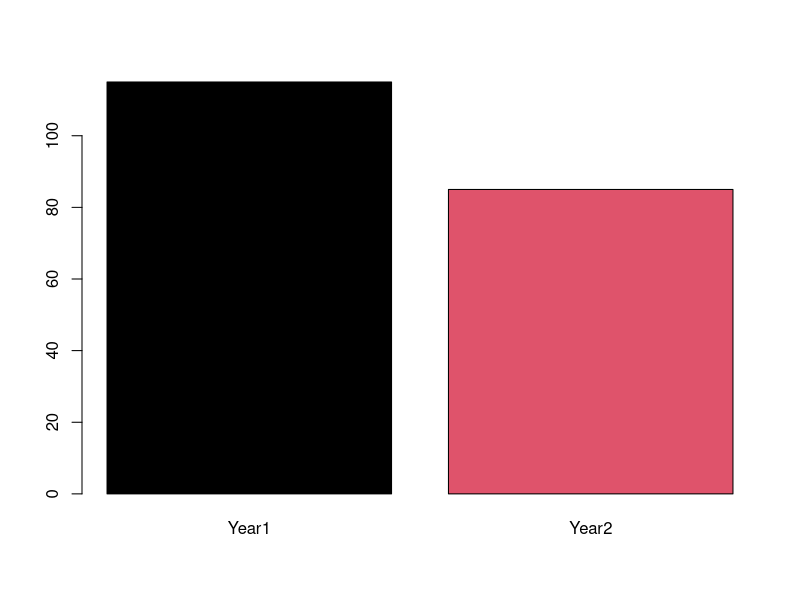
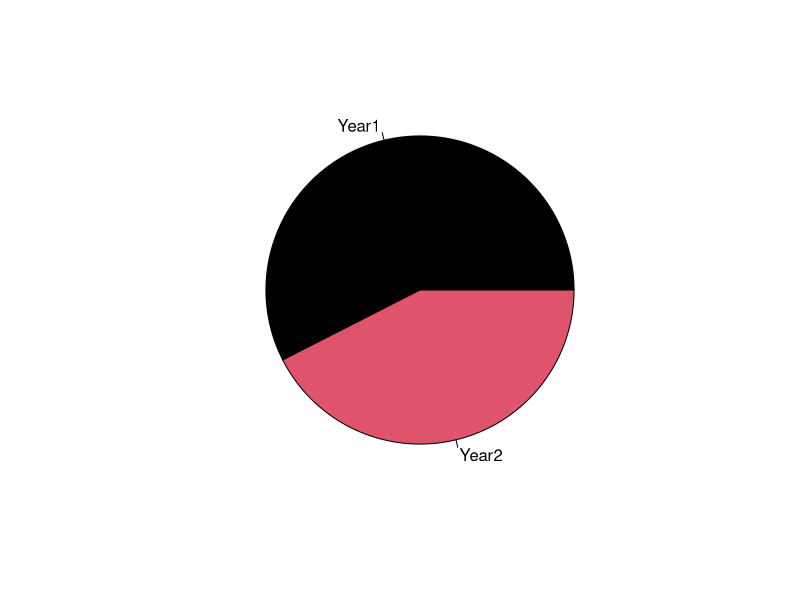
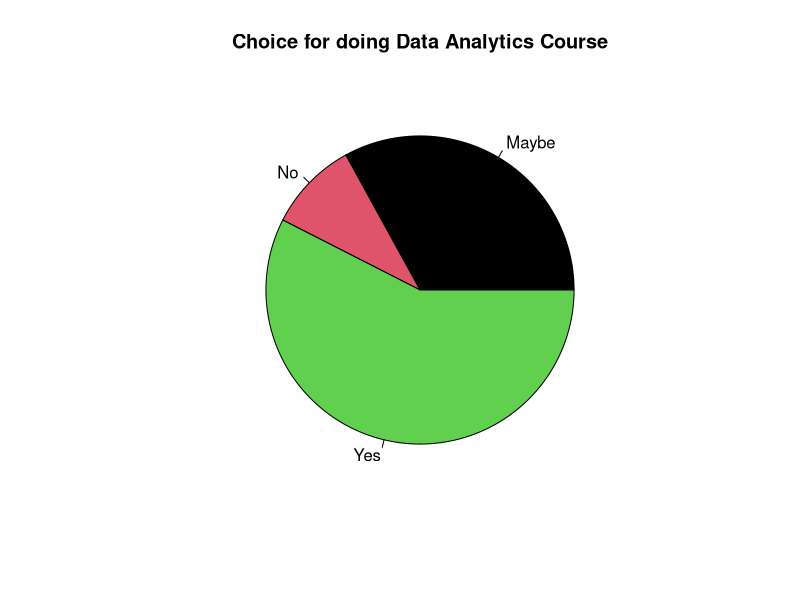
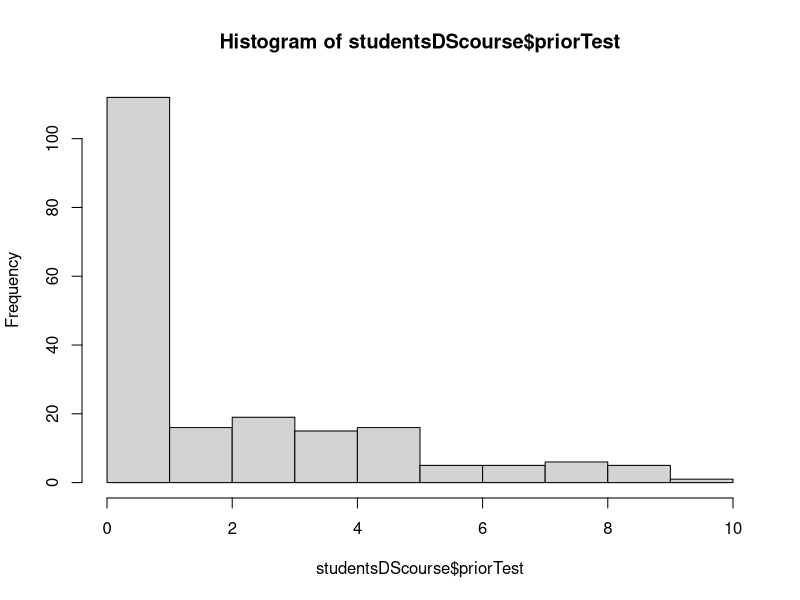
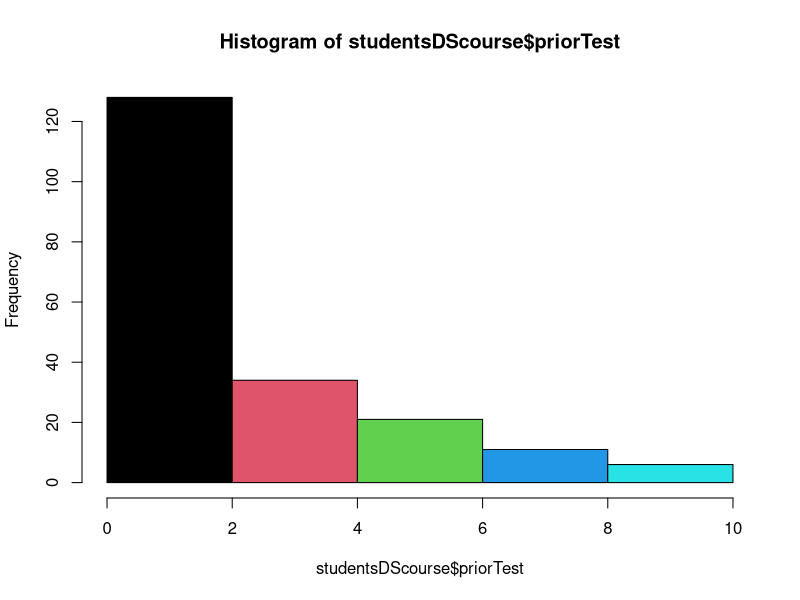
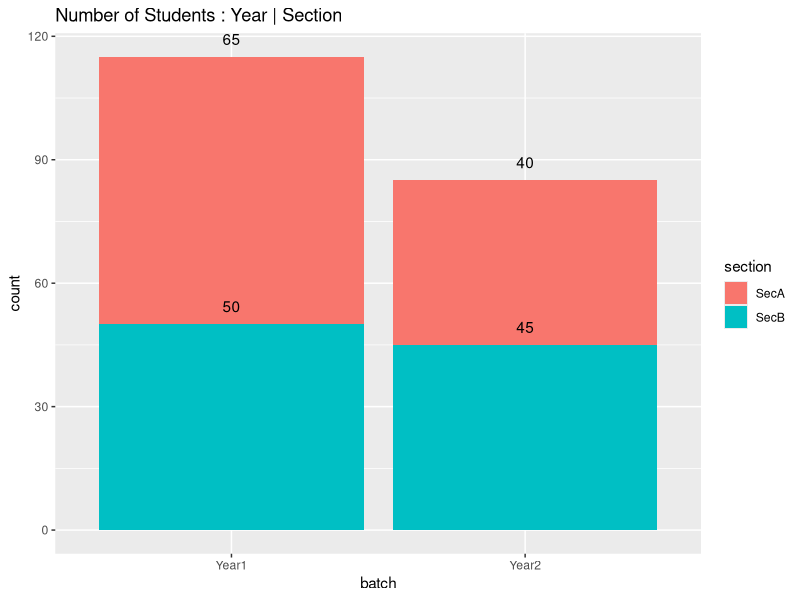
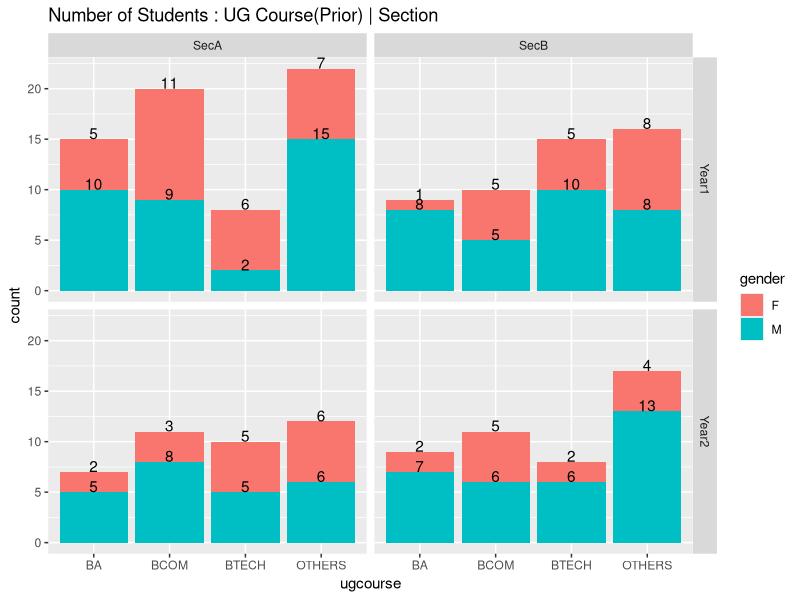
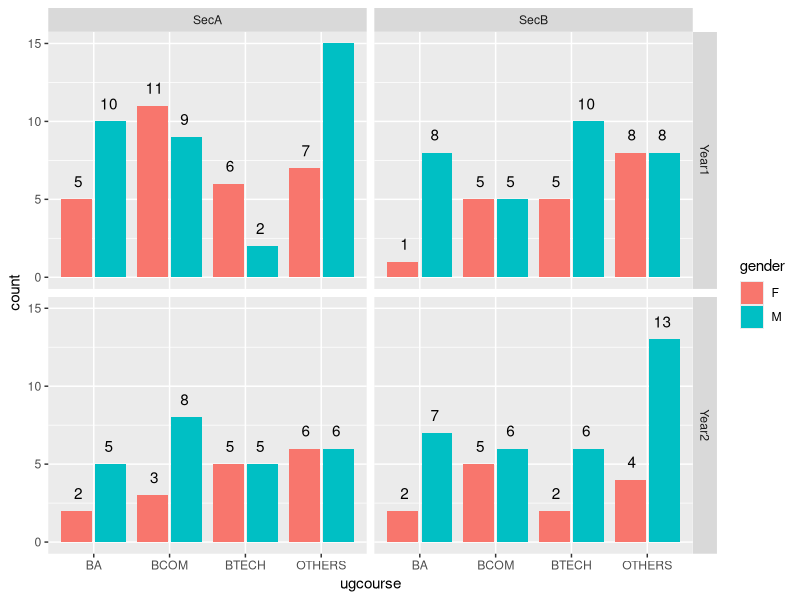

These charts were generated, in order, by the following R code:
#case - Visualisation

#libraries----
library(dplyr)
library(ggplot2)
library(reshape2)

#MBA students from 2 year course, each has 2 sections; two Genders, 
#Profile of Students
n=200
(rollno = 101:(100+n))
#set.seed(100)
(gender = sample(c('M','F'), size=n, replace=T, prob=c(.6, .4)))
#set.seed(101)
(batch = sample(c('Year1','Year2'), size=n, replace=T, prob=c(.6, .4)))
#set.seed(102)
(section = sample(c('SecA','SecB'), size=n, replace=T, prob=c(.5, .5)))
#set.seed(103)
(ugcourse = sample(c('BTECH','BCOM','BA', "OTHERS"), size=n, replace=T, prob=c(.2, .3, .2, .3)))
#set.seed(104)
(ugscore = round(rnorm(100, mean=63, sd=10),0))

students = data.frame(rollno, gender, batch, section, ugcourse, ugscore)

students %>% group_by(batch) %>% tally() #s1
students %>% group_by(batch, gender) %>% tally() #s2
students %>% group_by(batch, section) %>% tally() #s3
students %>% group_by(batch, section, gender) %>% tally() #s4
students %>% group_by(batch, ugcourse) %>% tally() #s5
(s6 <- students %>% group_by(batch, section, gender, ugcourse) %>% summarise(meanUGscore = mean(ugscore, na.rm=T))) #s6



#data1
#Survey was conducted to take view of Student as to level of the knowledge they had on Data Analytics
ratings = c('Excellent','VeryGood', 'Good','Satisfactory', 'Poor')
rev(ratings)
(fratings = factor(x=ratings, ordered=T, levels=rev(ratings)))
#set.seed(123)
(klevels1 = sample(fratings, size=n, replace=T, prob=c(.02, .1, .2,.48,.2)))
table(klevels1)

#Qs asked as to how many wanted to learn Data Analytics so that a central programme could be conducted
#set.seed(123)
(learnDA = sample(c('Yes','No', 'Maybe'), size=n, replace=T, prob=c(.6, .1,.3)))

#A online quiz was conducted to assess the knowledge, it was planned that same/similar test be conducted if the training was conducted to see the improvement: prior-test results were as follows
(prob1 = c(.2, .395, rep(.075,4), rep(.025,4),0.005)); sum(prob1); length(prob1)
#set.seed(123)
(priorTest = sample(x=0:10, size=n, replace=T, prob=prob1))
table(priorTest)

#should the course be conducted if it is important for MBA Students ?????

#Half way through Qs was asked and similar quiz test was conducted with a feedback to know student satisfaction
(prob2 = c(.05, .09, rep(.09,4), rep(.1,4),0.1)); sum(prob2); length(prob2)
#set.seed(123)
(midTest = sample(x=0:10, size=n, replace=T, prob=prob2))
table(midTest)

#End of the course quiz and feedback was collected
(prob3 = c(.0005, .005, rep(.05,4), rep(.14,4),0.2345)); sum(prob3); length(prob3)
#set.seed(123)
(endTest = sample(x=0:10, size=n, replace=T, prob=prob3))
table(endTest)
#ratings of knowledge 
fratings
#set.seed(123)
(klevels2 = sample(fratings, size=n, replace=T, prob=c(.3, .3, .24,.15,.01)))
table(klevels2)

#how does institution and student feel about the program
dscourse = data.frame(rollno, klevels1, klevels2, learnDA, priorTest, midTest, endTest)
head(dscourse)

#more analysis - gender wise
#end ----------------------------------------------------
#graphs
students
str(students)
dscourse
studentsDScourse = merge(students, dscourse)  #merge two data
head(studentsDScourse)
str(studentsDScourse)
#------------------------export / import data-----------
#write.csv(studentsDScourse,'data/DScourse.csv', row.names = F)
#data1 = read.csv('data/DScourse.csv')
#str(data1)

#visualise-----
#baseplot
(g1a <- barplot(table(studentsDScourse$batch), col=1:2))
(g1b <- pie(table(studentsDScourse$batch), col=1:2))
(g1c <- pie(table(studentsDScourse$learnDA), col=1:3, main='Choice for doing Data Analytics Course'))
(g1d <- hist(studentsDScourse$priorTest))
(g1e <- hist(studentsDScourse$priorTest, breaks=5, col=1:5))


#ggplot

(g2a <- ggplot(students, aes(x=batch, fill=section)) + stat_count( geom = "bar") + geom_text(stat='count', aes(label=..count..), vjust=-1, position = 'stack')  +  ggtitle("Number of Students : Year | Section" ))

(g2b <- ggplot(students, aes(x=ugcourse, fill=gender)) + stat_count( geom = "bar", show.legend = T) + facet_grid(batch ~ section) +  ggtitle("Number of Students : UG Course(Prior) | Section" ) + geom_text(stat='count', aes(label=..count..), vjust=0, position = 'stack'))

(g2c <- ggplot(students, aes(x=ugcourse, fill=gender)) + stat_count( geom = "bar", show.legend = T, position=position_dodge2(.8, preserve = "single")) + facet_grid(batch ~ section) + geom_text(stat='count', aes(label=..count..), vjust=-1, position = position_dodge2(.8)))

head(s6)
(g2d <- ggplot(s6, aes(x=ugcourse, fill=gender, y=meanUGscore)) + geom_bar(stat='identity', position=position_dodge2(.7, preserve = "single")) + facet_grid(batch ~ section) + ggtitle('Mean UG Score : Year - Section | Gender wise') + geom_text(aes(label=round(meanUGscore,0), y=meanUGscore), vjust=-1, position = position_dodge2(.8)))
#mean UG Scores : Year - Section | Gender wise

#Stage-1 : Before Course
bc =c('learnDA', 'klevels1', 'priorTest')
profile = c('batch','section','gender','ugcourse')
head(studentsDScourse[,c('rollno', profile, bc)])
(g2a <- ggplot(studentsDScourse, aes(x=klevels1, fill=learnDA)) + stat_count( geom = "bar",position=position_dodge2(.7, preserve = "single")) + geom_text(stat='count', aes(label=..count..), vjust=-1, position= position_dodge2(.7, preserve = 'single')) +  facet_grid(batch ~ section) + ggtitle('Students with Different Knowledge Levels Wanting to Learning Data Analyitcs \n Knowledge Levels vs Count | Batch vs Sections')  + ylim(c(0,20))  + guides(ylab='Count') + labs(fill='Student Choice') + xlab("Knowledge Levels"))

(g2b <- ggplot(studentsDScourse, aes(x=klevels1, fill=learnDA)) + stat_count( geom = "bar", position=position_dodge2(.7, preserve = "single")) + geom_text(stat='count', aes(label=..count..), vjust=-1, position= position_dodge2(.7, preserve = 'single')) +  facet_grid(batch + section  ~ gender) + ylim(c(0,15)) + labs(fill='Student Choice') + ggtitle('Students with Different Knowledge Levels Wanting to Learning Data Analyitcs \n Knowledge Levels vs Count | Batch vs Sections vs Gender') + theme(legend.position = 'top',legend.direction = "horizontal") + scale_fill_manual(values=c("blue", "red", "green")) + xlab("Knowledge Levels"))

#---
(g2c <- ggplot(studentsDScourse, aes(x=learnDA, fill=learnDA)) + stat_count( geom = "bar", position=position_dodge2(.7, preserve = "single")) + geom_text(stat='count', aes(label=..count..), vjust=-1, position= position_dodge2(.7, preserve = 'single')) + labs(title='Total Summary of Choices for DS Coursees'))

#see the prior test score - histogram
(g3a <- ggplot(studentsDScourse, aes(x=priorTest)) + geom_histogram(position="identity", fill="blue", color='black', alpha=0.2, bins = 10) +  facet_grid(batch ~ section) + ggtitle("Test Scores prior to Course : Score vs Count | Batch vs Section") + xlab('Test Score from 10') )

#using stat_bin and labels
(g3b <- ggplot(studentsDScourse, aes(x=priorTest)) +   stat_bin(breaks=c(0,2,4,6,8,10), fill='green', color='red') + stat_bin(breaks=c(0,2,4,6,8,10), geom='text', aes(label=..count..), pad=T) +  facet_grid(batch ~ section) + ggtitle("Test Scores prior to Course : Score vs Count | Batch vs Section") + xlab('Test Score from 10') )

(g3b <- ggplot(studentsDScourse, aes(x=priorTest)) +   stat_bin(breaks=c(0,2,4,6,8,10), fill='green', color='red', closed='left') + stat_bin(breaks=c(0,2,4,6,8,10), geom='text', aes(label=..count..), pad=T) +  facet_grid(ugcourse ~ batch) + ggtitle("Test Scores prior to Course : Score vs Count | Batch vs Section") + xlab('Test Score from 10') )

#Course in 
options(digit=2)
(g3c <- ggplot(studentsDScourse, aes(x= priorTest)) +   geom_bar(aes(y = ..prop.., ), stat="count", fill='green', colour='red', alpha=.5 ) +  geom_text(aes(label = scales::percent(..prop..,2), y= ..prop..), stat= "count", vjust = -.5) + ggtitle("Test Scores prior to Course : Score vs Count | Batch vs Section") +  facet_grid(batch ~ section) + scale_y_continuous(name="Percentage of Students", labels=scales::percent_format(accuracy=1), limits =c(0,.6)) + xlab('Test Score from 10'))
#ggsave("hist.png", p, height=4, width=6, dpi=150) #save last graph

#Institute feels that everyone should do the course and the course should be made part of the curriculum with graded subject
#Huge demand of Data Analytics, Present skill level of student is below average


#training is conducted. Interim test is taken and a final test to assess the learning in Data Analytics
names(studentsDScourse)
tests = c('priorTest', 'midTest', 'endTest')
profile

studentsScore = studentsDScourse[, c('rollno', profile, tests)]
melt1 <- melt(studentsScore, id.vars = c('rollno',profile))
head(melt1); dim(melt1)
table(melt1$variable)
(mu <- melt1 %>% group_by(variable) %>% summarise(mscore = mean(value, na.rm=T)))
breaks1=c(0,2,4,6,8)
(g4a <- ggplot(data=melt1, aes(x=value)) +  stat_bin(aes(fill=variable), breaks=breaks1, color='red') + stat_bin(breaks=breaks1, geom='text', aes(label=..count..), pad=T)  +  facet_wrap(. ~ variable, ncol=1) + ggtitle("Test Scores prior/mid/end to Course : Score Distribution vs Count | Time Intervals ") + xlab('Test Score from 10') + geom_vline(data=mu, aes(xintercept=mscore, color=variable),  linetype="dashed") + scale_x_continuous(breaks=c(0:10)))

#+ geom_histogram(breaks=c(0,2,4,6,8,10), aes(y=..density..), alpha=0.5,  position="identity")

(g4b <- ggplot() +  geom_histogram(data = melt1, aes(x = value, y = ..density.., ), breaks=breaks1 ) + geom_vline(data = mu, mapping = aes(xintercept = mscore)) +  facet_wrap(. ~ variable, ncol=1) )

(g4c <- ggplot(data=melt1, aes(x=value)) +  stat_bin(aes(fill=gender), breaks=breaks1) + stat_bin(breaks=breaks1, geom='text', aes(label=..count..), pad=T)  +  facet_wrap(. ~ variable, ncol=1) + ggtitle("Test Scores prior/mid/end to Course : Score Distribution vs Count | Time Intervals ") + xlab('Test Score from 10') + geom_vline(data=mu, aes(xintercept=mscore, color=variable),  linetype="dashed") + scale_x_continuous(breaks=c(0:10)))

(mu2 <- melt1 %>% group_by(batch, section,variable) %>% summarise(mscore = round(mean(value, na.rm=T),1)))
(g4d <- ggplot(data=melt1, aes(x=value)) +  stat_bin(aes(fill=gender), breaks=breaks1) + stat_bin(breaks=breaks1, geom='text', aes(label=..count..), pad=T)  +  facet_grid(batch + section ~ variable) + ggtitle("Test Scores prior/mid/end to Course : Score Distribution vs Count | Time Intervals ") + xlab('Test Score from 10') + geom_vline(data=mu2, aes(xintercept=mscore),  linetype="dashed") + scale_x_continuous(breaks=c(0:10)) + geom_text(data=mu2, aes(x=mscore+.3, y=20, label=mscore), size=2))


#additional graphs
(g5a <- ggplot(studentsDScourse, aes(x="", fill=ugcourse)) +   geom_bar(width = 1) + coord_polar("y") + labs(title="Distribution of various UG Course Types"))
(g5b <- ggplot(studentsDScourse, aes(x="", fill=batch)) +   geom_bar(width = 1) + coord_polar("y") + labs(title="Distribution of various Batch"))
#heat map
#heatmap with selected color gradient
names(studentsDScourse)
(shd <- studentsDScourse %>% group_by(batch, ugcourse) %>% summarise(meanET = round(mean(endTest, na.rm=T),1)))
(g5c <- ggplot(data=shd, aes(x=batch, y=ugcourse, fill=meanET)) + geom_tile() + geom_text(aes(label=meanET), size=10) + scale_fill_gradient(low = "yellow", high = "green") + guides(fill=F) + labs(title='Mean Score : Year | UG course'))



(g5d <- ggplot(data=studentsDScourse %>% group_by(batch, section, gender, ugcourse) %>% summarise(meanET = round(mean(endTest, na.rm=T),1)), aes(x=batch, y=ugcourse, fill=meanET)) + geom_tile() + geom_text(aes(label=meanET), size=5) + scale_fill_gradient(low = "yellow", high = "green") + guides(fill=F) + facet_grid(section ~ gender) + labs(title='Mean Score : Year | UG course vs Section | gender'))

(g5e <- ggplot(data=studentsDScourse %>% group_by(learnDA, klevels1) %>% summarise(count=n()), aes(x=learnDA, y=klevels1, fill=count)) + geom_tile() + geom_text(aes(label=count), size=10) + scale_fill_gradient(low = "violet", high = "cyan") + guides(fill=F) + labs(title='Count of Students : Learning Options | Knowledge Levels'))


(g5f <- ggplot(data=studentsDScourse %>% group_by(learnDA, klevels1) %>% summarise(meanET = round(mean(endTest, na.rm=T),1)), aes(x=learnDA, y=klevels1, fill=meanET)) + geom_tile() + geom_text(aes(label=meanET), size=10) + scale_fill_gradient(low = "violet", high = "cyan") + guides(fill=F) + labs(title='Mean Score : Learning Options | Knowledge Levels'))

#line of growth : marks
names(studentsDScourse)
(melt2 = melt(studentsDScourse[,c('rollno', 'batch', 'ugcourse', 'priorTest', 'midTest', 'endTest')], id.vars = c('rollno', 'batch', 'ugcourse')))

#line of growth
(m2sum <- melt2 %>% group_by(batch, ugcourse, variable) %>% summarise(meanScore = mean(value, na.rm=T)))
m2sum$variable = factor(m2sum$variable, ordered=2, levels = c('priorTest', 'midTest', 'endTest'))

(g5k <- ggplot(data = m2sum, aes(x = variable, y = meanScore, group = ugcourse)) + geom_line(aes(color = ugcourse), size=2) + facet_grid(. ~ batch) + labs(title='Increase in Performance (Before/ During/ After the Course) |  UG Course vs Batch', x='Test Timing', y="Mean Score"))
#------
(m3sum <- melt2 %>% group_by(batch, ugcourse, variable) %>% summarise(meanScore = mean(value, na.rm=T)))
m2sum$variable = factor(m2sum$variable, ordered=2, levels = c('priorTest', 'midTest', 'endTest'))



#write.csv(studentsDScourse,'data/DScourse.csv', row.names = F)
#data1 = read.csv('data/DScourse.csv')
#str(data1)


#save multiple plots in one PDF file
library(gridExtra)
names(studentsDScourse)
(sum2A <- studentsDScourse %>% group_by(batch, ugcourse) %>% summarise(count = n(), meanUGscore = mean(ugscore, na.rm=T), meanPT = mean(priorTest, na.rm=T), meanMT = mean(midTest, na.rm=T), meanET = mean(endTest, na.rm=T)))
(sum2B <- studentsDScourse %>% group_by(batch, section, gender, learnDA) %>% summarise(count = n()) %>% dcast( batch + section + gender ~ learnDA, value.var = 'count'))
(sum2C <- studentsDScourse %>% group_by(batch, section, learnDA, klevels1, klevels2) %>% summarise(count = n()) )
(sum2C1 <- studentsDScourse %>% melt(id.vars =c('batch', 'section', 'learnDA'), measure.var=c('klevels1', 'klevels2')))
sum2C1
sum2C1$variable = ifelse(sum2C1$variable == 'klevels1', 'KL1','KL2')
sum2C1$value = plyr::mapvalues(sum2C1$value, from=c('Excellent','VeryGood','Good','Satisfactory','Poor'), to=c('E','VG','G','S','P'))

(sum2C2 <- dcast(sum2C1, batch + section + learnDA ~ variable + value, value.var = 'value', fun.aggregate = length))
names(sum2C2)
(sum2C3 = sum2C2[, c("batch", "section", "learnDA", "KL1_E", 'KL2_E', "KL1_VG",'KL2_VG', "KL1_G", 'KL2_G',"KL1_S",'KL2_S', "KL1_P", 'KL2_P')])


graphList = list(g2a,g2b, g2c, g2d, g3a, g3b, g3c, g4a, g4b, g4c, g4d, g5a, g5b, g5c, g5d, g5e, g5k, tableGrob(sum2A), tableGrob(sum2B), tableGrob(sum2C3))
arrangeGraphs <- gridExtra::marrangeGrob(graphList, nrow=1, ncol=1, top = quote(paste("Graphs made using R : by Dhiraj : ", "page", g, "of", npages)))
ggsave("graphs/priya.pdf", arrangeGraphs, width=4, height=2, units="in", scale=3)
#go to pdf and see the document
#end of case: run it everytime with different pattern and do analysis
